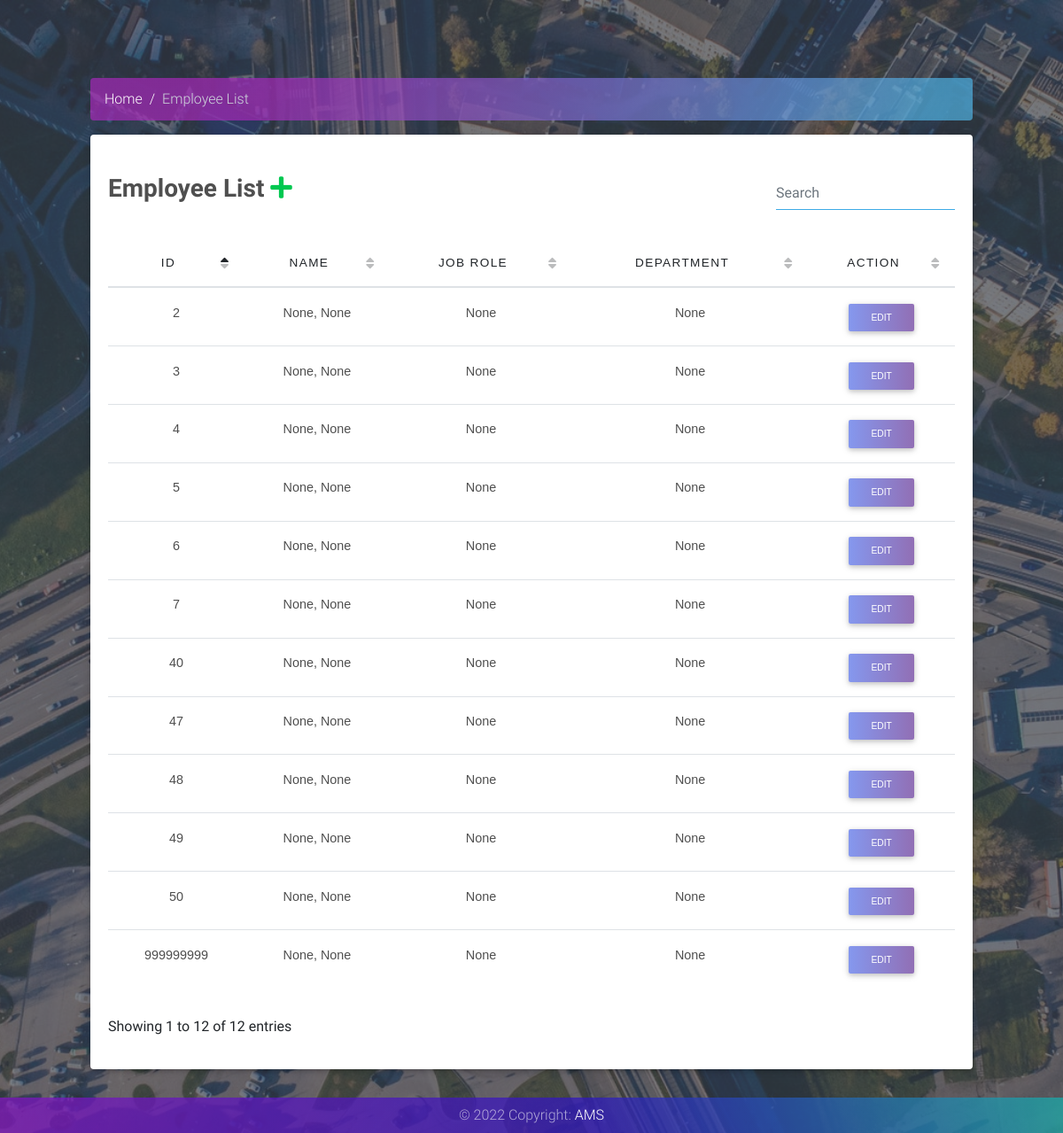
Page /employee-list/ on the committed database.
### user/models.py (models this page shows, shortened)
class Employee(models.Model):
    class Meta:
            verbose_name = 'Employee'
            verbose_name_plural = 'Employees'
            db_table = 'tbl_employee'
    user_id = models.IntegerField(verbose_name="USER ID", unique=True)
    firstname = models.CharField(verbose_name='FIRST NAME', max_length=50, blank=True, null=True)
    middle_initial = models.CharField(verbose_name='MIDDLE INITIAL', max_length=1, blank=True, null=True)
    lastname = models.CharField(verbose_name='LAST NAME', max_length=50, blank=True, null=True)
    name_suffix = models.CharField(max_length=10, null=True, blank=True, choices=SUFFIX_CHOICES, verbose_name="Suffix")
    gender = models.CharField(max_length=1, choices=GENDER_CHOICES, blank=True, null=True)
    birthday = models.DateField(verbose_name='BIRTHDAY', blank=True, null=True)
    fullname = models.CharField(max_length=255,verbose_name="Fullname", blank=True, null=True)
    province = models.CharField(verbose_name='PROVINCE', max_length=50, blank=True, null=True)
    city = models.CharField(verbose_name='CITY', max_length=50, blank=True, null=True)
    barangay = models.CharField(verbose_name='BARANGAY', max_length=50, blank=True, null=True)
    street = models.CharField(verbose_name='STREET', max_length=50, blank=True, null=True)
    zip = models.CharField(verbose_name='ZIP', max_length=4, validators=[number], blank=True, null=True)
    contact = models.CharField(verbose_name='CONTACT', max_length=11, validators=[number], blank=True, null=True)
    hireday = models.DateField(verbose_name='HIREDAY', blank=True, null=True)
    job_role = models.ForeignKey(JobRole, on_delete=models.PROTECT, blank=True, null=True, verbose_name='JOB ROLE')
    department = models.ForeignKey(Department, on_delete=models.PROTECT, blank=True, null=True, verbose_name='DEPARTMENT')
    start_date = models.DateField(blank=True, null=True, verbose_name='START DATE')
    end_date = models.DateField(null=True, blank=True, verbose_name='END DATE')

### user/views.py (the view)
# urls.py: path('employee-list/', views.employee_list, name ='employee-list'),
def employee_list(request):
    employees = Employee.objects.all()
    return render(request, 'user/employee-list.html', {'employees': employees, 'page_title': 'Employee List'})

### user/templates/user/employee-list.html (shortened to what this page needs)
{% extends "./base_designs/base02.html" %} {% load static %} {% block appstyle %}
<link rel="stylesheet" href="{% static 'user/css/tablestyle.css' %}"> {% endblock appstyle %} {% block content %}
<main class="pb-5">
    <div class="container-fluid">
        <section class="pb-4">
            <div class="col-lg-12">
                <div class="light-font animated fadeInUp slow">
                    <nav aria-label="breadcrumb">
                        <ol class="breadcrumb">
                            <li class="breadcrumb-item"><a href="/" class="white-text">Home</a></li>
                            <li class="breadcrumb-item active">Employee List</li>
                        </ol>
                    </nav>
                </div>
                <div class="card">
                    <div class="card-body">
                        <table id="dtMaterialDesign" class="table table-hover" cellspacing="0" width="100%">
                            <thead>
                                <tr>
                                    <th>ID</th>
                                    <th>Name</th>
                                    <th>Job Role</th>
                                    <th>Department</th>
                                    <th>Action</th>
                                </tr>
                            </thead>
                            <tbody>
                                {% for employee in employees %}
                                <tr>
                                    <td data-label="ID">{{employee.user_id}}</td>
                                    <td data-label="Name">
                                        {{employee.fullname}}
                                    </td>
                                    <td data-label="Job Role">{{employee.job_role}}</td>
                                    <td data-label="Department">
                                        {{employee.department}}
                                    </td>
                                    <td><a class="btn purple-gradient btn-sm m-0 edit-btn" href="{% url 'update-employee' employee.user_id  %}">Edit</a></td>
                                </tr>
                                {% endfor %}
                            </tbody>
                        </table>
                    </div>
                </div>
            </div>
        </section>
    </div>
</main>
{% endblock content %}

### user/static/user/css/style.css (style rules this page uses)
html, body { height: 100%; top: 0; left: 0; right: 0; }
body { background: url("../myimg/traffic.jpg") no-repeat center center fixed; -webkit-background-size: cover; -moz-background-size: cover; -o-background-size: cover; background-size: cover; }
.fixed-sn .double-nav, .fixed-sn footer, .fixed-sn main { padding-left: 0rem; }
.purple-gradient { background: linear-gradient( to right, rgba(102, 126, 234, 0.8), rgba(118, 75, 162, 0.8) ) !important; }
.breadcrumb { background: linear-gradient( 111.7deg, rgba(165,41,185,0.7) 19.9%, rgba(80,177,225,0.7) 95% ) !important; }
.light-font .breadcrumb-item + .breadcrumb-item::before { color: #fff; }
.light-font .breadcrumb-item.active { color: #cfd8dc; }

### user/static/user/css/tablestyle.css (style rules this page uses)
table { border-collapse: collapse; border-style: hidden; margin: 0; padding: 0; width: 100%; }
table tr { padding: 0.35em; font-family: Arial; }
table th, table td { padding: 0.625em; text-align: center; }
table th { font-size: 0.85em; letter-spacing: 0.1em; text-transform: uppercase; }

### rows in the picture
Employee: user_id "47", fullname "None, None", job_role "None", department "None"
Employee: user_id "2", fullname "None, None", job_role "None", department "None"
Employee: user_id "3", fullname "None, None", job_role "None", department "None"
Employee: user_id "4", fullname "None, None", job_role "None", department "None"
Employee: user_id "5", fullname "None, None", job_role "None", department "None"
Employee: user_id "6", fullname "None, None", job_role "None", department "None"
Employee: user_id "7", fullname "None, None", job_role "None", department "None"
Employee: user_id "40", fullname "None, None", job_role "None", department "None"
Employee: user_id "48", fullname "None, None", job_role "None", department "None"
Employee: user_id "49", fullname "None, None", job_role "None", department "None"
Employee: user_id "50", fullname "None, None", job_role "None", department "None"
Employee: user_id "999999999", fullname "None, None", job_role "None", department "None"
